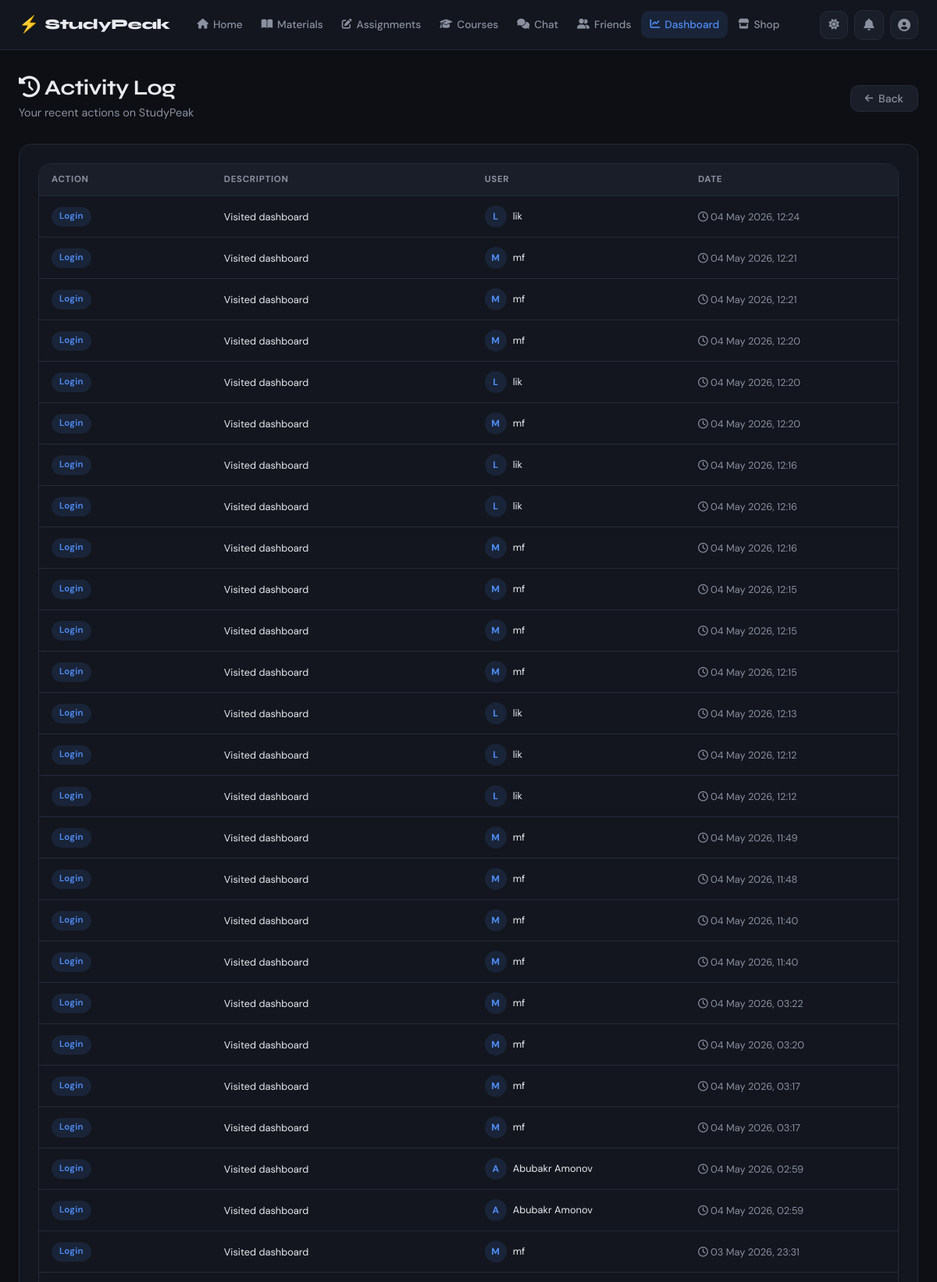
The app's page /dashboard/activity/ (signed in, upper part) with its own data.
### dashboard/models.py (models this page shows, shortened)
class ActivityLog(models.Model):
    LOGIN = 'login'
    LOGOUT = 'logout'
    SUBMITTED_ASSIGNMENT = 'submitted_assignment'
    COMPLETED_QUIZ = 'completed_quiz'
    VIEWED_LESSON = 'viewed_lesson'
    JOINED_COURSE = 'joined_course'
    SENT_MESSAGE = 'sent_message'
    EARNED_COINS = 'earned_coins'
    ACTION_CHOICES = [
        (LOGIN, 'Login'),
        (LOGOUT, 'Logout'),
        (SUBMITTED_ASSIGNMENT, 'Submitted Assignment'),
        (COMPLETED_QUIZ, 'Completed Quiz'),
        (VIEWED_LESSON, 'Viewed Lesson'),
        (JOINED_COURSE, 'Joined Course'),
        (SENT_MESSAGE, 'Sent Message'),
        (EARNED_COINS, 'Earned Coins'),
    ]
    user = models.ForeignKey(UserModel, on_delete=models.CASCADE, related_name='activity_logs')
    action = models.CharField(max_length=30, choices=ACTION_CHOICES)
    description = models.CharField(max_length=300, null=True, blank=True)
    created_at = models.DateTimeField(auto_now_add=True)
    class Meta:
        ordering = ['-created_at']

### accounts/models.py (models this page shows, shortened)
class UserModel(AbstractUser):
    STUDENT = 'student'
    TEACHER = 'teacher'
    ADMIN = 'admin'
    ROLE_CHOICES = [
        (STUDENT, 'Student'),
        (TEACHER, 'Teacher'),
        (ADMIN, 'Admin'),
    ]
    email = models.EmailField(unique=True)
    role = models.CharField(max_length=10, choices=ROLE_CHOICES, default=STUDENT)
    is_verified = models.BooleanField(default=False)
    otp_code = models.CharField(max_length=6, null=True, blank=True)
    otp_created_at = models.DateTimeField(null=True, blank=True)
    reset_token = models.CharField(max_length=100, null=True, blank=True)
    deleted_at = models.DateTimeField(null=True, blank=True)
    REQUIRED_FIELDS = ['email', 'role']
    @property
    def is_admin_role(self):
        return self.role == self.ADMIN

### dashboard/views.py (the view)
# urls.py: path('activity/', ActivityLogListView.as_view(), name='activity_log_list'),
class ActivityLogListView(SessionLoginRequiredMixin, View):
    def get(self, request):
        user = get_current_user(request)
        if user.is_admin_role:
            logs = ActivityLog.objects.select_related('user').all()
        else:
            logs = ActivityLog.objects.filter(user=user)
        return render(request, 'dashboard/activity_log_list.html', {
            'logs': logs,
        })

### accounts/permissions.py (called while the page is built)
def get_current_user(request):
    user_id = request.session.get('user_id')
    if not user_id:
        return None
    return UserModel.objects.filter(id=user_id).first()

    def dispatch(self, request, *args, **kwargs):
        if not request.session.get('user_id'):
            messages.error(request, 'Please login first!')
            return redirect('login')
        return super().dispatch(request, *args, **kwargs)

### templates/dashboard/activity_log_list.html (shortened to what this page needs)
{% extends 'base.html' %}
{% load static %}
{% block nav_dashboard %}active{% endblock %}
{% block extra_css %}
<link rel="stylesheet" href="{% static 'css/dashboard.css' %}">
{% endblock %}
{% block content %}
<div class="container">
  <div class="page-header">
    <div>
      <h1 class="page-title"><i class="fa-solid fa-clock-rotate-left"></i> Activity Log</h1>
      <p class="page-subtitle">Your recent actions on StudyPeak</p>
    </div>
    <a href="{% url 'dashboard' %}" class="btn btn-secondary">
      <i class="fa-solid fa-arrow-left"></i> Back
    </a>
  </div>
  {% if logs %}
  <div class="card">
    <div class="table-wrap">
      <table>
        <thead>
          <tr>
            <th>Action</th>
            <th>Description</th>
            {% if user.is_admin_role %}<th>User</th>{% endif %}
            <th>Date</th>
          </tr>
        </thead>
        <tbody>
          {% for log in logs %}
          <tr>
            <td>
              <span class="badge badge-blue">{{ log.get_action_display }}</span>
            </td>
            <td>
              <span class="text-sm">{{ log.description|default:"—" }}</span>
            </td>
            {% if user.is_admin_role %}
            <td>
              <div style="display:flex;align-items:center;gap:8px;">
                <div style="width:28px;height:28px;border-radius:50%;background:var(--accent-soft);
                            color:var(--accent);display:flex;align-items:center;justify-content:center;
                            font-size:.75rem;font-weight:700;flex-shrink:0;">
                  {{ log.user.username|first|upper }}
                </div>
                <span class="text-sm">{{ log.user.username }}</span>
              </div>
            </td>
            {% endif %}
            <td>
              <span class="text-sm text-muted">
                <i class="fa-regular fa-clock"></i>
                {{ log.created_at|date:"d M Y, H:i" }}
              </span>
            </td>
          </tr>
          {% endfor %}
        </tbody>
      </table>
    </div>
  </div>
  {% endif %}
</div>
{% endblock %}

### static/css/main.css (style rules this page uses)
:root { --bg: #0d0f14; --bg-2: #13161e; --bg-3: #1a1e28; --bg-4: #212636; --border: #252a38; --border-2: #2e3446; --text: #e8eaf0; --text-2: #8b90a0; --text-3: #555b6e; --accent: #4f8ef7; --accent-hover: #3a7be8; --accent-soft: rgba(79, 142, 247, 0.12); --accent-glow: rgba(79, 142, 247, 0.25); --success: #34d399; --success-soft: rgba(52, 211, 153, 0.12); --danger: #f87171; --danger-soft: rgba(248, 113, 113, 0.12); --warning: #fbbf24; --warning-soft: rgba(251, 191, 36, 0.12); --radius: 10px; --radius-lg: 16px; --radius-xl: 20px; --shadow: 0 4px 24px rgba(0,0,0,0.4); --shadow-sm: 0 2px 8px rgba(0,0,0,0.3); --nav-h: 64px; --font-display: 'Syne', sans-serif; --font-body: 'DM Sans', sans-serif; --transition: 0.2s ease; }
*, *::before, *::after { margin: 0; padding: 0; box-sizing: border-box; }
html { scroll-behavior: smooth; }
body { font-family: var(--font-body); background: var(--bg); color: var(--text); min-height: 100vh; line-height: 1.6; transition: background var(--transition), color var(--transition); -webkit-font-smoothing: antialiased; -moz-osx-font-smoothing: grayscale; }
a { color: inherit; text-decoration: none; }
.container { max-width: 1280px; margin: 0 auto; padding: 32px 24px; }
.page-header { display: flex; align-items: center; justify-content: space-between; margin-bottom: 28px; gap: 16px; flex-wrap: wrap; }
.page-title { font-family: var(--font-display); font-size: 1.7rem; font-weight: 700; color: var(--text); letter-spacing: -0.02em; line-height: 1.2; }
.page-subtitle { font-size: 0.9rem; color: var(--text-2); margin-top: 4px; display: flex; align-items: center; gap: 6px; flex-wrap: wrap; }
.card { background: var(--bg-2); border: 1px solid var(--border); border-radius: var(--radius-lg); padding: 24px; transition: border-color var(--transition); }
.btn { display: inline-flex; align-items: center; gap: 7px; padding: 9px 18px; border-radius: var(--radius); font-family: var(--font-body); font-size: 0.875rem; font-weight: 500; cursor: pointer; border: 1px solid transparent; transition: all var(--transition); white-space: nowrap; line-height: 1; text-decoration: none; user-select: none; }
.btn i { font-size: 0.85em; }
.btn-secondary { background: var(--bg-3); color: var(--text-2); border-color: var(--border); }
.table-wrap { overflow-x: auto; border-radius: var(--radius-lg); border: 1px solid var(--border); }
table { width: 100%; border-collapse: collapse; font-size: 0.875rem; }
thead { background: var(--bg-3); }
th { padding: 11px 16px; text-align: left; font-size: 0.72rem; font-weight: 700; color: var(--text-2); text-transform: uppercase; letter-spacing: 0.06em; white-space: nowrap; border-bottom: 1px solid var(--border); }
td { padding: 12px 16px; border-top: 1px solid var(--border); color: var(--text); vertical-align: middle; }
.badge { display: inline-flex; align-items: center; gap: 4px; padding: 3px 10px; border-radius: 20px; font-size: 0.72rem; font-weight: 600; letter-spacing: 0.02em; white-space: nowrap; }
.badge-blue { background: var(--accent-soft); color: var(--accent); }
.text-sm { font-size: 0.8rem !important; }
.text-muted { color: var(--text-2) !important; }

### records on screen
ActivityLog: action "Login", description "Visited dashboard", user.username|first "L", user.username "lik", created_at "04 May 2026, 12:24"
ActivityLog: action "Login", description "Visited dashboard", user.username|first "M", user.username "mf", created_at "04 May 2026, 12:21"
ActivityLog: action "Login", description "Visited dashboard", user.username|first "M", user.username "mf", created_at "04 May 2026, 12:21"
ActivityLog: action "Login", description "Visited dashboard", user.username|first "M", user.username "mf", created_at "04 May 2026, 12:20"
ActivityLog: action "Login", description "Visited dashboard", user.username|first "L", user.username "lik", created_at "04 May 2026, 12:20"
ActivityLog: action "Login", description "Visited dashboard", user.username|first "M", user.username "mf", created_at "04 May 2026, 12:20"
ActivityLog: action "Login", description "Visited dashboard", user.username|first "L", user.username "lik", created_at "04 May 2026, 12:16"
ActivityLog: action "Login", description "Visited dashboard", user.username|first "L", user.username "lik", created_at "04 May 2026, 12:16"
ActivityLog: action "Login", description "Visited dashboard", user.username|first "M", user.username "mf", created_at "04 May 2026, 12:16"
ActivityLog: action "Login", description "Visited dashboard", user.username|first "M", user.username "mf", created_at "04 May 2026, 12:15"
ActivityLog: action "Login", description "Visited dashboard", user.username|first "M", user.username "mf", created_at "04 May 2026, 12:15"
ActivityLog: action "Login", description "Visited dashboard", user.username|first "M", user.username "mf", created_at "04 May 2026, 12:15"
ActivityLog: action "Login", description "Visited dashboard", user.username|first "L", user.username "lik", created_at "04 May 2026, 12:13"
ActivityLog: action "Login", description "Visited dashboard", user.username|first "L", user.username "lik", created_at "04 May 2026, 12:12"
ActivityLog: action "Login", description "Visited dashboard", user.username|first "L", user.username "lik", created_at "04 May 2026, 12:12"
ActivityLog: action "Login", description "Visited dashboard", user.username|first "M", user.username "mf", created_at "04 May 2026, 11:49"
ActivityLog: action "Login", description "Visited dashboard", user.username|first "M", user.username "mf", created_at "04 May 2026, 11:48"
ActivityLog: action "Login", description "Visited dashboard", user.username|first "M", user.username "mf", created_at "04 May 2026, 11:40"
ActivityLog: action "Login", description "Visited dashboard", user.username|first "M", user.username "mf", created_at "04 May 2026, 11:40"
ActivityLog: action "Login", description "Visited dashboard", user.username|first "M", user.username "mf", created_at "04 May 2026, 03:22"
ActivityLog: action "Login", description "Visited dashboard", user.username|first "M", user.username "mf", created_at "04 May 2026, 03:20"
ActivityLog: action "Login", description "Visited dashboard", user.username|first "M", user.username "mf", created_at "04 May 2026, 03:17"
ActivityLog: action "Login", description "Visited dashboard", user.username|first "M", user.username "mf", created_at "04 May 2026, 03:17"
ActivityLog: action "Login", description "Visited dashboard", user.username|first "A", user.username "Abubakr Amonov", created_at "04 May 2026, 02:59"
ActivityLog: action "Login", description "Visited dashboard", user.username|first "A", user.username "Abubakr Amonov", created_at "04 May 2026, 02:59"
ActivityLog: action "Login", description "Visited dashboard", user.username|first "M", user.username "mf", created_at "03 May 2026, 23:31"
